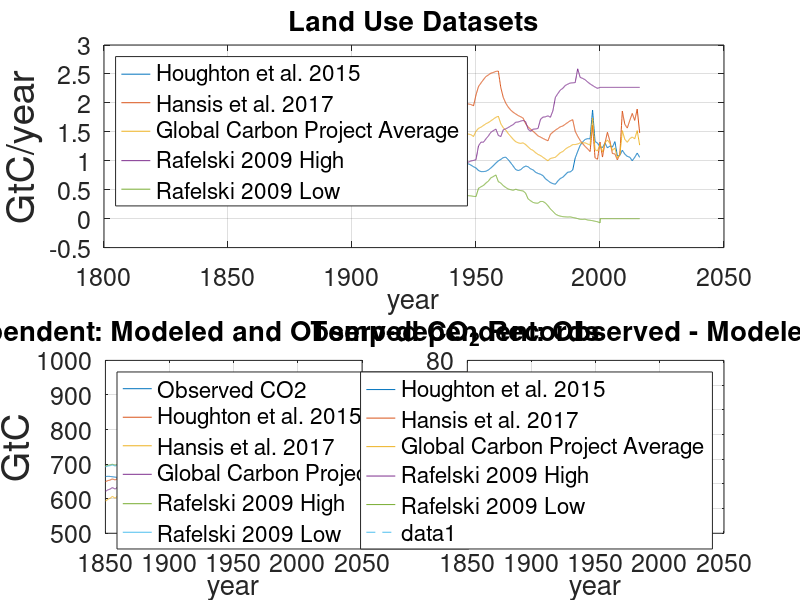
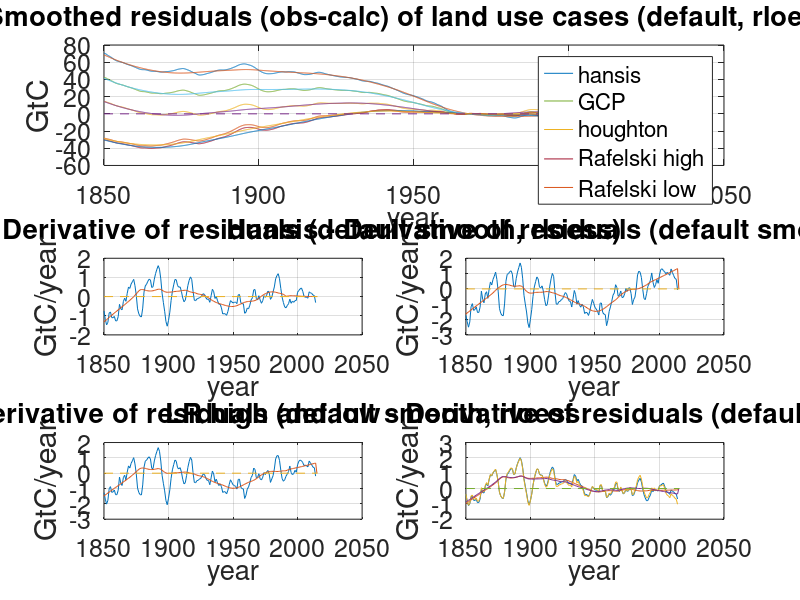
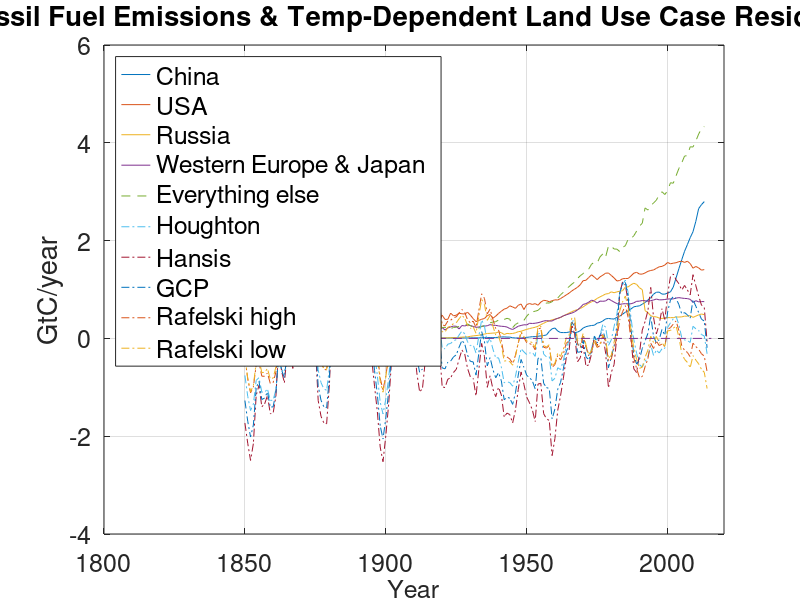
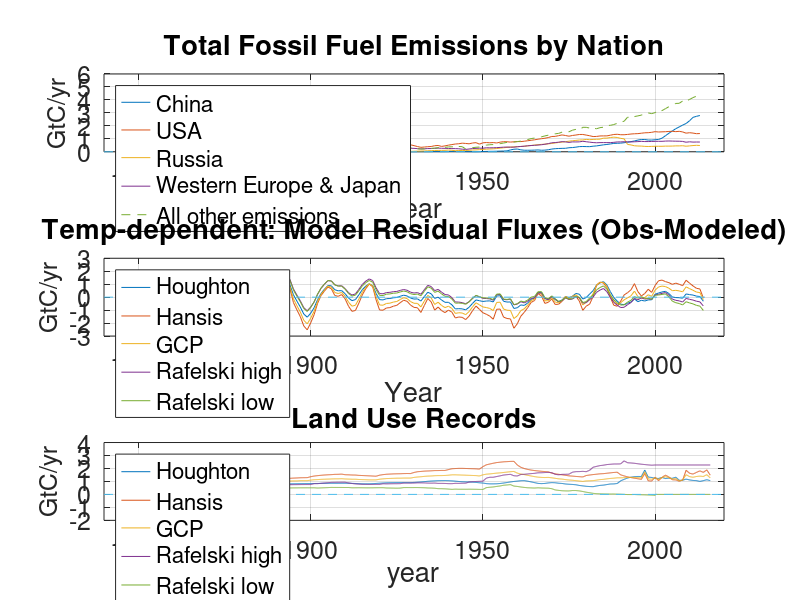

MATLAB code to generate these figures, in order: (Note: this script raises an error after producing the figures.)
% ff_lu_untangle_plots.m
%
% overlay of ff data and residuals from LR model for temp dep runs
%
% julia dohner
% may 15, 2018

clear all

tempDep = 1; % temp dep runs (1) or temp independent runs (0)

addpath(...
    '/Users/juliadohner/Documents/MATLAB/JLDedits_Rafelski_LandOceanModel/v3_params_match/LU_FF_untangle/matlab_variables');

% all values in thousand metric tonnes
% multiply by 10e-6 to get to GtC
% multiply by 0.001 to get to million metric tons
% multiple by 3.667 to get from million metric tons to 

d = 2.31; % ppm to PgC conversion factor (formerly 1/2.31 opp direction)
d1 = 0.001; % teragram to petagram conversion factor
d2 = 1e-6;

load obsCO2_record.mat;
CO2a(:,2) = CO2a(:,2)*d; % convert to PgC

%load top4emitters_vars.mat;
%load china_total2; %last half year cut off
load ffdata_total; % 
load LU_records_monthly; % land use datasets at monthly resolution

%load lu_resids_smoothed; % residuals smoothed using default
%load lu_resids_rloess; % residuals smoothed using rloess

if tempDep == 1
    % temperature-dependent runs
    load LU_resids_co2_tempDep.mat; % residuals and calculated co2 records for each LU case
    
    load lu_tempDep_resids_sm;
    load lu_tempDep_resids_rloess;
    
    load lu_tempDep_residFluxes_sm;
    load lu_tempDep_residFluxes_rloess;
else
    % temperature-independent runs
    load LU_resids_co2_tempIndep.mat; % residuals and calculated co2 records for each LU case
    
    load lu_tempIndep_resids_sm;
    load lu_tempIndep_resids_rloess;
    
    load lu_tempIndep_residFluxes_sm; % smoothed residuals as fluxes
    load lu_tempIndep_residFluxes_rloess;
end




%% figure 1 - all land use cases


% plot all LU cases over one another
figure
subplot(2,2,[1 2])
plot(LUhoughmo(:,1),LUhoughmo(:,2),LUhansismo(:,1),LUhansismo(:,2), ...
    LUgcpmo(:,1),LUgcpmo(:,2),LU(:,1),LU(:,2), LUex(:,1),LUex(:,2))
grid
title('Land Use Datasets', 'FontSize', 28)
legend({'Houghton et al. 2015','Hansis et al. 2017',...
    'Global Carbon Project Average','Rafelski 2009 High',...
    'Rafelski 2009 Low'}, 'location','northwest','FontSize', 18)
xlabel('year', 'FontSize', 28)
set(gca,'FontSize',18)
ylabel('GtC/year', 'FontSize', 28)
set(gca,'FontSize',18)

% plot modeled co2 records over one another
subplot(2,2,3)
plot(year,CO2a(:,2),year,hough_co2,year,hansis_co2,year,gcp_co2,year,...
    LRLU_co2,year,LRLUex_co2)
grid
if tempDep == 1
    title('Temp-dependent: Modeled and Observed CO_2 Records', 'FontSize', 28)
else
    title('Temp-independent: Modeled and Observed CO_2 Records', 'FontSize', 28)
end
legend({'Observed CO2','Houghton et al. 2015','Hansis et al. 2017',...
    'Global Carbon Project Average','Rafelski 2009 High',...
    'Rafelski 2009 Low'}, 'location','northwest','FontSize', 18)
xlabel('year', 'FontSize', 28)
set(gca,'FontSize',18)
ylabel('GtC', 'FontSize', 28)
set(gca,'FontSize',18)

% plot residuals over one another
subplot(2,2,4)
plot(year,hough_resid(:,2),year,hansis_resid(:,2),year,gcp_resid(:,2),...
    year,LRLU_resid(:,2),year,LRLUex_resid(:,2))
grid
if tempDep ==1 
    title('Temp-dependent: Observed - Modeled CO_2', 'FontSize', 28)
else
    title('Temp-independent: Observed - Modeled CO_2', 'FontSize', 28)
end
legend({'Houghton et al. 2015','Hansis et al. 2017',...
    'Global Carbon Project Average','Rafelski 2009 High',...
    'Rafelski 2009 Low'}, 'FontSize', 18)
line([year(1),year(end)],[0,0],'linestyle','--');
xlabel('year', 'FontSize', 28)
set(gca,'FontSize',18)
ylabel('GtC', 'FontSize', 28)
set(gca,'FontSize',18)

%% figure 2 - smoothed residuals as fluxes

figure
subplot(3,2,[1 2])
h1a = plot(year,hansis_resid_sm0);
hold on;
h1b = plot(year,hansis_resid_rloess0);
h2a = plot(year, hough_resid_sm0);
h2b = plot(year,hough_resid_rloess0);
h3a = plot(year, gcp_resid_sm0);
h3b = plot(year,gcp_resid_rloess0);
h4a = plot(year, LRLU_resid_sm0);
h4b = plot(year,LRLU_resid_rloess0);
h5a = plot(year, LRLUex_resid_sm0);
h5b = plot(year,LRLUex_resid_rloess0);
% plot(year,hansis_resid_sm0,year,hansis_resid_rloess0,...
%     year, hough_resid_sm0,year,hough_resid_rloess0,...
%     year, gcp_resid_sm0,year,gcp_resid_rloess0,...
%     year, LRLU_resid_sm0,year,LRLU_resid_rloess0,...
%     year, LRLUex_resid_sm0,year,LRLUex_resid_rloess0)
line([year(1),year(end)],[0,0],'linestyle','--');
if tempDep == 1
    title('Temp-dep: Smoothed residuals (obs-calc) of land use cases (default, rloess smoothing)',...
        'FontSize', 22);
else
    title('Temp-indep: Smoothed residuals (obs-calc) of land use cases (default, rloess smoothing)',...
        'FontSize', 22);
end
legend([h1a h3a h2a  h4a h5a],{'hansis','GCP','houghton','Rafelski high','Rafelski low'},...
    'FontSize', 12);
% legend('hansis smoothed','','houghton smoothed','','gcp smoothed','',...
%     'Rafelski high LU smoothed','','Rafelski low LU smoothed','',...
%     'location','northwest')
grid
xlabel('year','FontSize', 22)
set(gca,'FontSize',18)
ylabel('GtC','FontSize', 22)
set(gca,'FontSize',18)
subplot(3,2,3)
plot(hough_resid_ddt(:,1),hough_resid_ddt(:,2),...
    hough_residrloess_ddt(:,1),hough_residrloess_ddt(:,2))
line([year(1),year(end)],[0,0],'linestyle','--');
title('Houghton - Derivative of residuals (default smooth, rloess)',...
    'FontSize', 22);
% legend('Houghton - derivative of defalt smoothed residuals',...
%     'Houghton - derivative of rloess smoothed residuals','location',...
%     'northwest')
grid
xlabel('year','FontSize', 22)
set(gca,'FontSize',18)
ylabel('GtC/year','FontSize', 22)
set(gca,'FontSize',18)
subplot(3,2,4)
plot(hansis_resid_ddt(:,1),hansis_resid_ddt(:,2),...
    hansis_residrloess_ddt(:,1),hansis_residrloess_ddt(:,2))
line([year(1),year(end)],[0,0],'linestyle','--');
title('Hansis - Derivative of residuals (default smooth, rloess)',...
    'FontSize', 22);
% legend('Hansis - derivative of defalt smoothed residuals',...
%     'Hansis - derivative of rloess smoothed residuals','location',...
%     'northwest')
grid
xlabel('year','FontSize', 22)
set(gca,'FontSize',18)
ylabel('GtC/year','FontSize', 22)
set(gca,'FontSize',18)
subplot(3,2,5)
plot(gcp_resid_ddt(:,1),gcp_resid_ddt(:,2),...
    gcp_residrloess_ddt(:,1),gcp_residrloess_ddt(:,2))
line([year(1),year(end)],[0,0],'linestyle','--');
title('GCP - Derivative of residuals (default smooth, rloess',...
    'FontSize', 22);
% legend('GCP - derivative of defalt smoothed residuals',...
%     'GCP - derivative of rloess smoothed residuals','location',...
%     'northwest')
grid
xlabel('year','FontSize', 22)
set(gca,'FontSize',18)
ylabel('GtC/year','FontSize', 22)
set(gca,'FontSize',18)
subplot(3,2,6)
plot(LRLU_resid_ddt(:,1),LRLU_resid_ddt(:,2),...
    LRLU_residrloess_ddt(:,1),LRLU_residrloess_ddt(:,2),...
    LRLUex_resid_ddt(:,1),LRLUex_resid_ddt(:,2),...
    LRLUex_residrloess_ddt(:,1),LRLUex_residrloess_ddt(:,2))
line([year(1),year(end)],[0,0],'linestyle','--');
title('LR high and low - Derivative of residuals (default smooth, rloess)',...
    'FontSize', 22);
% legend('LR high - derivative of defalt smoothed residuals',...
%     'LR high - derivative of rloess smoothed residuals', ...
%     'LR low - derivative of defalt smoothed residuals',...
%     'LR low - derivative of rloess smoothed residuals','location',...
%     'northwest')
grid
xlabel('year','FontSize', 22)
set(gca,'FontSize',18)
ylabel('GtC/year','FontSize', 22)
set(gca,'FontSize',18)

%% figure 3 - overlay emissions and land use


figure
plot(china_totalann(:,1),d2*china_totalann(:,2),...
    usa_totalann(:,1),d2*usa_totalann(:,2), ...
    russia_totalann(:,1),d2*russia_totalann(:,2),...
    WE_japan_total(:,1),d2*WE_japan_total(:,2),...
    everythingElse(:,1),d2*everythingElse(:,2),'--');
if tempDep == 1
    title('Fossil Fuel Emissions & Temp-Dependent Land Use Case Residuals','FontSize', 28);
else
    title('Fossil Fuel Emissions & Temp-Independent Land Use Case Residuals','FontSize', 28);
end
ylabel('GtC/year','FontSize', 18);
set(gca,'FontSize',18)
xlabel('Year','FontSize', 18);
set(gca,'FontSize',18)
xlim([1800 2020])
grid

hold on
plot(hough_resid_ddt(:,1),hough_resid_ddt(:,2),'-.',hansis_resid_ddt(:,1),...
    hansis_resid_ddt(:,2),'-.', gcp_resid_ddt(:,1),gcp_resid_ddt(:,2),'-.',...
    LRLU_resid_ddt(:,1),LRLU_resid_ddt(:,2),'-.',LRLUex_resid_ddt(:,1),...
    LRLUex_resid_ddt(:,2),'-.');
line([year(1),year(end)],[0,0],'linestyle','--');
legend({'China','USA','Russia','Western Europe & Japan',...
    'Everything else','Houghton','Hansis','GCP','Rafelski high',...
    'Rafelski low'},'location','northwest','FontSize', 18);


%% figure 4 - 3-panel plot

figure
subplot(3,1,1)
plot(china_totalann(:,1),d2*china_totalann(:,2),...
    usa_totalann(:,1),d2*usa_totalann(:,2), ...
    russia_totalann(:,1),d2*russia_totalann(:,2),...
    WE_japan_total(:,1),d2*WE_japan_total(:,2),...
    everythingElse(:,1),d2*everythingElse(:,2),'--');
title('Total Fossil Fuel Emissions by Nation','FontSize', 22);
line([1840,2020],[0,0],'linestyle','--');
legend({'China','USA','Russia','Western Europe & Japan',....
    'All other emissions'},'location','northwest','FontSize', 18)
xlabel('Year','FontSize', 18)
set(gca,'FontSize',18)
ylabel('GtC/yr','FontSize', 18)
set(gca,'FontSize',18)
xlim([1840 2020])
ylim([0 6])
grid

subplot(3,1,2)
plot(hough_resid_ddt(:,1),hough_resid_ddt(:,2),hansis_resid_ddt(:,1),...
    hansis_resid_ddt(:,2), gcp_resid_ddt(:,1),gcp_resid_ddt(:,2),...
    LRLU_resid_ddt(:,1),LRLU_resid_ddt(:,2),LRLUex_resid_ddt(:,1),...
    LRLUex_resid_ddt(:,2));
line([1840,2020],[0,0],'linestyle','--');
if tempDep == 1
    title('Temp-dependent: Model Residual Fluxes (Obs-Modeled)','FontSize', 22);
else
    title('Temp-independent: Model Residual Fluxes (Obs-Modeled)','FontSize', 22);
end

legend({'Houghton','Hansis','GCP','Rafelski high',...
    'Rafelski low'},'location','northwest','FontSize', 18);
xlabel('Year','FontSize', 18)
set(gca,'FontSize',18)
ylabel('GtC/yr','FontSize', 18)
set(gca,'FontSize',18)
xlim([1840 2020])
ylim([-3 3])
grid

subplot(3,1,3)
plot(LUhoughmo(:,1),LUhoughmo(:,2),LUhansismo(:,1),LUhansismo(:,2),...
    LUgcpmo(:,1),LUgcpmo(:,2),LU(:,1),LU(:,2),LUex(:,1),LUex(:,2))
line([1840,2020],[0,0],'linestyle','--');
title('Land Use Records','FontSize', 22);
legend({'Houghton','Hansis','GCP','Rafelski high','Rafelski low'},'location',...
    'northwest','FontSize', 18)
xlabel('year','FontSize', 18)
set(gca,'FontSize',18)
ylabel('GtC/yr','FontSize', 18)
set(gca,'FontSize',18)
xlim([1840 2020])
ylim([-2 4])
grid

%% t-dep vs. t-indep comparison figure

if tempDep == 1
    hough_co2_tempDep = hough_co2;
    hough_resid_tempDep = hough_resid;
    load LU_resids_co2_tempIndep;
    hough_co2_tempIndep = hough_co2;
    hough_resid_tempIndep = hough_resid;
else
    hough_co2_tempIndep = hough_co2;
    hough_resid_tempIndep = hough_resid;
    load LU_resids_co2_tempDep;
    hough_co2_tempDep = hough_co2;
    hough_resid_tempDep = hough_resid;
end

tempRuns_diff = hough_co2_tempDep - hough_co2_tempIndep;

figure
subplot(3,1,1)
plot(year,hough_co2_tempDep,year,hough_co2_tempIndep)
title('Temp-dependent & Temp-independent runs of Houghton Land Use - Modeled CO_2',...
    'FontSize', 22)
legend({'Hough CO_2 T-dependent','Hough CO_2 T-independent'},...
    'location','northwest','FontSize', 18)
xlabel('Year','FontSize', 18)
set(gca,'FontSize',18)
ylabel('GtC','FontSize', 18)
set(gca,'FontSize',18)
grid

subplot(3,1,2)
plot(year,tempRuns_diff)
line([1840,2020],[0,0],'linestyle','--');
title('Difference between T-dep and T-indep modeled CO_2 using Houghton Land Use',...
    'FontSize', 22)
legend({'Temp-dep - Temp-indep Predicted CO_2'},'FontSize', 18)
xlabel('Year','FontSize', 18)
set(gca,'FontSize',18)
ylabel('GtC','FontSize', 18)
set(gca,'FontSize',18)
grid

subplot(3,1,3)
plot(year,hough_resid_tempDep(:,2),year,hough_resid_tempIndep(:,2))
line([1840,2020],[0,0],'linestyle','--');
title('Temp-dep & Temp-indep runs of Houghton Land Use - Observed-Modeled CO_2 residuals',...
    'FontSize', 22)
legend({'Hough residual T-dependent','Hough residual T-independent'},'FontSize', 14)
xlabel('Year','FontSize', 18)
set(gca,'FontSize',18)
ylabel('GtC','FontSize', 18)
set(gca,'FontSize',18)
grid

%% 3-panel including constant LU

load constLU_hough_outputvars;
constLU_resid = obsCalcDiff;
constLU_co2 = atmcalc2;

load constLU_hough;
constLU_hough = LU_2016mo;

figure
subplot(3,1,1)
plot(china_totalann(:,1),d2*china_totalann(:,2),...
    usa_totalann(:,1),d2*usa_totalann(:,2), ...
    russia_totalann(:,1),d2*russia_totalann(:,2),...
    WE_japan_total(:,1),d2*WE_japan_total(:,2),...
    everythingElse(:,1),d2*everythingElse(:,2),'--');
title('Total Fossil Fuel Emissions by Nation','FontSize', 22);
line([1840,2020],[0,0],'linestyle','--');
legend({'China','USA','Russia','Western Europe & Japan',....
    'All other emissions'},'location','northwest','FontSize', 18)
xlabel('Year','FontSize', 18)
set(gca,'FontSize',18)
ylabel('GtC/yr','FontSize', 18)
set(gca,'FontSize',18)
xlim([1840 2020])
ylim([0 6])
grid

subplot(3,1,2)
plot(hough_resid_ddt(:,1),hough_resid_ddt(:,2),hansis_resid_ddt(:,1),...
    hansis_resid_ddt(:,2), ...
    LRLU_resid_ddt(:,1),LRLU_resid_ddt(:,2),LRLUex_resid_ddt(:,1),...
    LRLUex_resid_ddt(:,2),constLU_resid_ddt(:,1),constLU_resid_ddt(:,2),'-.r');
line([1840,2020],[0,0],'linestyle','--');
if tempDep == 1
    title('Temp-dependent: Model Residual Fluxes (Obs-Modeled)','FontSize', 22);
else
    title('Temp-independent: Model Residual Fluxes (Obs-Modeled)','FontSize', 22);
end

legend({'Houghton','Hansis','Rafelski high',...
    'Rafelski low','Constant LU'},'location','northwest','FontSize', 18);
xlabel('Year','FontSize', 18)
set(gca,'FontSize',18)
ylabel('GtC/yr','FontSize', 18)
set(gca,'FontSize',18)
xlim([1840 2020])
ylim([-3 3])
grid

subplot(3,1,3)
plot(LUhoughmo(:,1),LUhoughmo(:,2),LUhansismo(:,1),LUhansismo(:,2),...
    LUgcpmo(:,1),LUgcpmo(:,2),LU(:,1),LU(:,2),LUex(:,1),LUex(:,2),...
    constLU_hough(:,1),constLU_hough(:,2))
line([1840,2020],[0,0],'linestyle','--');
title('Land Use Records','FontSize', 22);
legend({'Houghton','Hansis','Rafelski high','Rafelski low','Constant LU'},...
    'location',...
    'northwest','FontSize', 18)
xlabel('year','FontSize', 18)
set(gca,'FontSize',18)
ylabel('GtC/yr','FontSize', 18)
set(gca,'FontSize',18)
xlim([1840 2020])
ylim([-2 4])
grid

